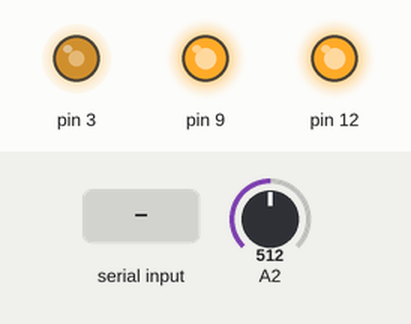
A sketch run on a simulated Arduino Uno, built with avr-gcc and run on an emulated ATmega328P. On the bench: output pins drawn as LEDs (lit = HIGH). Inputs (shaded band) come from the test bench; at power-on: A2 = 512. What the sketch prints to the serial monitor is not drawn.

Above: at 1.2 s.
1.3 s: "0;" received over Serial
At 2.4 s:
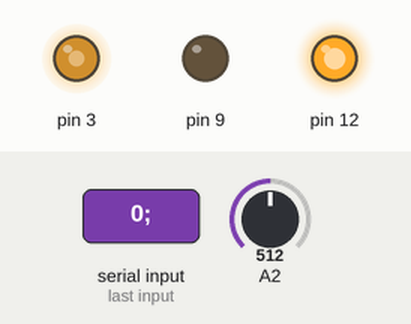
2.8 s: A2 set to 5
4.3 s: A2 set to 2
At 4.7 s:
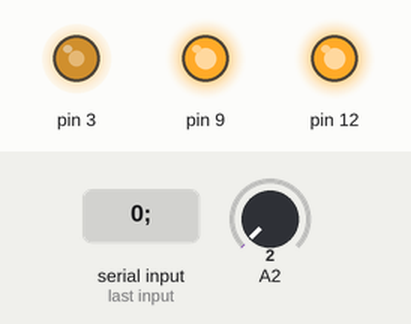
5.8 s: "90,45;" received over Serial
At 7.0 s:
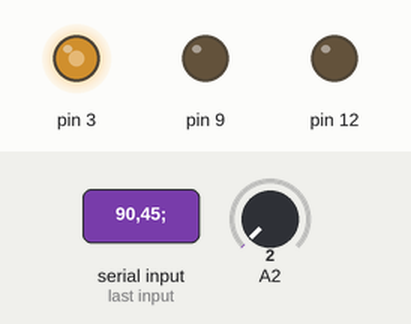
7.3 s: A2 set to 79
8.8 s: A2 set to 95
At 9.3 s:
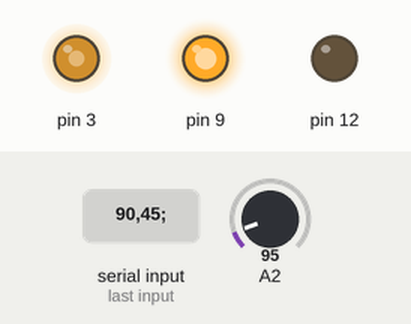
Timing chart, 0 to 11.3 s (numbered marks = the images above; inputs shaded):
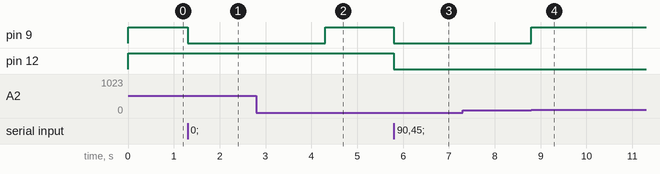

The sketch:

Unity_test_180510.ino
```cpp
#define SPEED1 150
#define SPEED2 255
#define JITTER 4

int slide;
int moving;
int flag;
int speed_level;
int diff;

void setup() {
  Serial.begin(38400);
  // モーターAの制御用ピン設定
  pinMode(12, OUTPUT); // 回転方向 (HIGH/LOW)
  pinMode(9, OUTPUT); // ブレーキ (HIGH/LOW)
  pinMode(3, OUTPUT); // PWMによるスピード制御 (0-255)

  digitalWrite(12, HIGH);
  digitalWrite(9, HIGH);
  analogWrite(3, SPEED1);

  moving = 0;
  flag = 0;
  speed_level = SPEED1;
}

void loop() {
  if ( Serial.available() ) {
    //key_move(str);

    String str = Serial.readStringUntil(';');
    slide = str.toInt();
    //Serial.println("1");

    if(slide >= 0){
      slide_device();
    }else{
      speed_change(slide);
    }
  }

  int v = analogRead(A2);
  Serial.println(v);
}

void slide_device(){
  int vr = analogRead(A2); //A2にボリューム部の2ピンを接続。1=5V,0=GND

  if(vr > slide){
    // モーターA: 正転

    digitalWrite(12, HIGH);
    digitalWrite(9, LOW);
    //analogWrite(3, SPEED1);
    while(vr > slide){
      vr = analogRead(A2);
      diff = vr - slide;
      if(-JITTER < diff && diff < JITTER){
        break;
      }
      delay(1);
    }
    digitalWrite(9, HIGH);
    //analogWrite(3, SPEED1);
    /*
    analogWrite(3, 100);
    digitalWrite(12, HIGH);
    digitalWrite(9, LOW);
    while(vr > slide){
      vr = analogRead(A2);
      diff = vr - slide;
      if(-JITTER < diff && diff < JITTER){
        break;
      }
      delay(1);
    }
    digitalWrite(9, HIGH);
    */
  }else if(vr < slide){
    /*
    analogWrite(3, 100);
    while(vr < slide){
      vr = analogRead(A2);
      diff = vr - slide;
      if(-JITTER < diff && diff < JITTER){
        break;
      }
       delay(1);
    }
  }
  */
    // モーターA: 逆転

    digitalWrite(12, LOW);
    digitalWrite(9, LOW);
    //analogWrite(3, SPEED2);
   while(vr < slide){
      vr = analogRead(A2);
      int diff = vr - slide;
      if(-JITTER < diff && diff < JITTER){
        break;
      }
      delay(1);
    }
    digitalWrite(9, HIGH);
    //analogWrite(3, SPEED2);
  }
}

void speed_change(int speedFlag){
  if(speedFlag == -1){
    speed_level = SPEED1;
  }else if(speedFlag == -2){
    speed_level = SPEED2;
  }
  analogWrite(3, speed_level);
}

void key_move(char mode){
  int vr = analogRead(A2); //A2にボリューム部の2ピンを接続。1=5V,0=GND

  switch (mode) {
    case '0' :
      digitalWrite(12, HIGH);
      digitalWrite(9, LOW);
      while(vr > 0){
        analogWrite(3, SPEED1);
        vr = analogRead(A2);
      }
      digitalWrite(12, HIGH);
      digitalWrite(9, HIGH);
      analogWrite(3, SPEED1);
      break;
    case '1' :
      digitalWrite(12, LOW);
      digitalWrite(9, LOW);
      while(vr < 512){
        analogWrite(3, SPEED1);
        vr = analogRead(A2);
      }
      digitalWrite(12, HIGH);
      digitalWrite(9, HIGH);
      analogWrite(3, SPEED1);
      break;
    case '2' :
      digitalWrite(12, HIGH);
      digitalWrite(9, HIGH);
      break;
  }

  delay(10);
}
```

Measured:
- the behaviour switches between 4 and 3 on A2 (found by bisection; images 1 and 2)
- the behaviour switches between 86 and 87 on A2 (found by bisection; images 3 and 4)
- after the input at 1.3 s, pin 9: HIGH → LOW at once
- after the input at 4.3 s, pin 9: LOW → HIGH at once
- after the input at 5.8 s, pin 9, pin 12: HIGH → LOW at once
- after the input at 8.8 s, pin 9: LOW → HIGH at once
